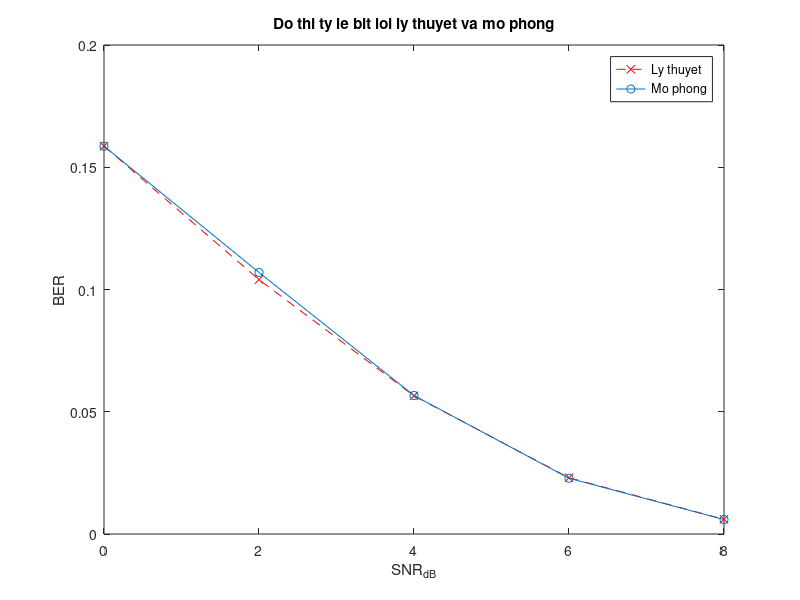

Write the MATLAB code that produced this figure.
len = 50000;                % Do dai dong bit mo phong
SNR_db = 0:2:8;             % Tao vector SNR_db = 0 2 4 6 8
SNR = 10.^(SNR_db/10);      % Doi SNR tu Decibel sang lan
bsignal = randi([0 1],1,len);   % Tao dong bit ngau nhien do dai len
% Thuc hien dieu che QPSK
for i=1:2:len
    if bsignal(i)==0 & bsignal(i+1)==0          % 00
        qpsk_signal((i+1)/2) = exp(j*3*pi/4);   
    elseif bsignal(i)==0 & bsignal(i+1)==1      % 01
        qpsk_signal((i+1)/2) = exp(j*5*pi/4);
    elseif bsignal(i)==1 & bsignal(i+1)==1      % 11
        qpsk_signal((i+1)/2) = exp(j*7*pi/4);
    elseif bsignal(i)==1 & bsignal(i+1)==0      % 10
        qpsk_signal((i+1)/2) = exp(j*pi/4);
    end
end
% Tim BER mo phong
for i=1:length(SNR_db)
    r_signal = awgn(qpsk_signal,SNR_db(i)); % Dieu che QPSK di qua nhieu AWGN
    for j=1:2:len   % Giai dieu che tin hieu QPSK co nhieu
        if real(r_signal((j+1)/2))>=0
            if imag(r_signal((j+1)/2))>=0   % Goc phan tu I
                r_bsignal(j) = 1;
                r_bsignal(j+1) = 0;
            else                            % Goc phan tu IV
                r_bsignal(j) = 1;           
                r_bsignal(j+1) = 1;
            end
        else
            if imag(r_signal((j+1)/2))>=0   % Goc phan tu II
                r_bsignal(j) = 0;
                r_bsignal(j+1) = 0;
            else                            % Goc phan tu III
                r_bsignal(j) = 0;
                r_bsignal(j+1) = 1;
            end
        end
    end
    [n,BER(i)] = biterr(r_bsignal,bsignal);
end
Pb = 1/2*erfc(1/sqrt(2).*sqrt(SNR));    % Xac suat loi bit
plot(SNR_db,Pb,'rx--');                 % Ve do thi Pb ly thuyet
title('Do thi ty le bit loi ly thuyet va mo phong');
xlabel('SNR_d_B');
ylabel('BER');
hold on;
plot(SNR_db,BER,'o-');                       
legend('Ly thuyet','Mo phong');
hold off;
